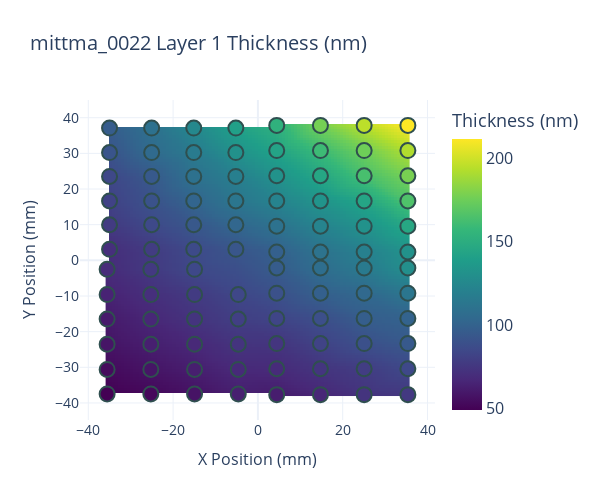
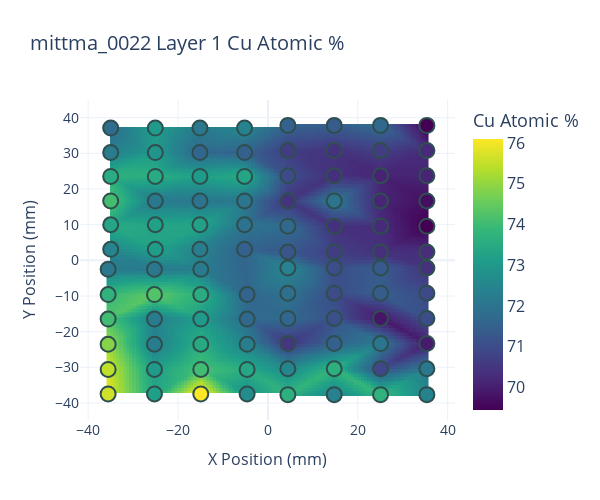
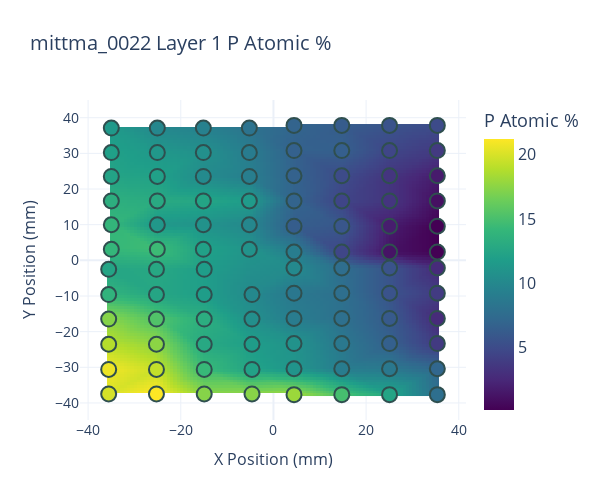
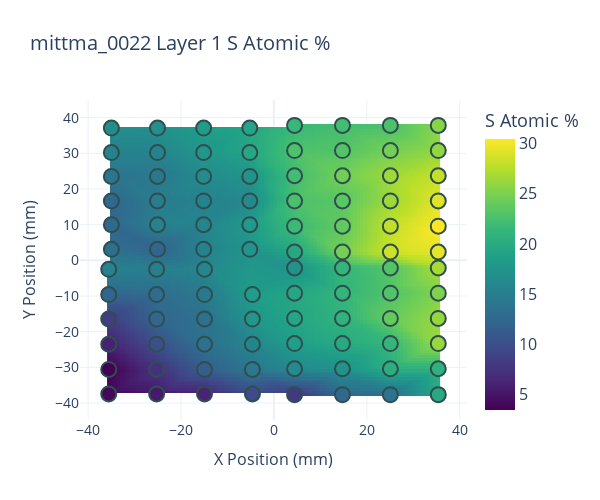

The notebook cell saved with these charts, in order:
### Markdown cell above
#### plot heatmaps for the whole sample (combined)

### Code cell
#plot raw data for the whole sample
datatypes=["Layer 1 Thickness (nm)", "Layer 1 Cu Atomic %", "Layer 1 P Atomic %", "Layer 1 S Atomic %"] 

list_to_exclude= [[-4.6,-2.5]] # if you want to exclude some points, write them as a list [[x1,y1], [x2,y2]..]

for datatype in datatypes:
    savepath = os.path.join(folder, f"{sample} {datatype}.png") # save in .png or html
    new_heatmap(datatype, data=sample_df, title = f"{sample} {datatype}",
            exclude=list_to_exclude, 
    # savepath=savepath, 
     )
